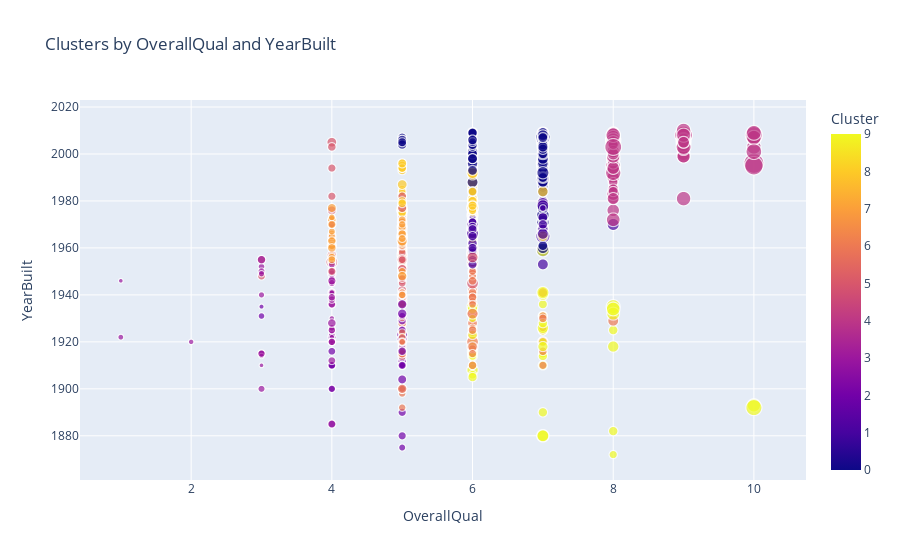

Notebook code cell kept with this figure:
### Code cell
fig = px.scatter(
    data,
    x="OverallQual",
    y="YearBuilt",
    color="Cluster",
    size="SalePrice",
    title="Clusters by OverallQual and YearBuilt"
)
fig.show()

### Figure 1 — Plotly figure (JSON) as saved in the notebook; plotly's stock layout.template omitted (floating-point values rounded to 4 significant figures; data arrays with more than 128 entries replaced by an {"elided": "..."} marker saying what was removed)
{"data": [{"hovertemplate": "OverallQual=%{x}<br>YearBuilt=%{y}<br>SalePrice=%{marker.size}<br>Cluster=%{marker.color}<extra></extra>", "legendgroup": "", "marker": {"color": {"elided": "1168 int values"}, "coloraxis": "coloraxis", "size": {"elided": "1168 int values"}, "sizemode": "area", "sizeref": 1862.0, "symbol": "circle"}, "mode": "markers", "name": "", "showlegend": false, "type": "scattergl", "x": {"elided": "1168 int values"}, "xaxis": "x", "y": {"elided": "1168 int values"}, "yaxis": "y"}], "layout": {"coloraxis": {"colorbar": {"title": {"text": "Cluster"}}, "colorscale": [[0, "#0d0887"], [0.1111, "#46039f"], [0.2222, "#7201a8"], [0.3333, "#9c179e"], [0.4444, "#bd3786"], [0.5556, "#d8576b"], [0.6667, "#ed7953"], [0.7778, "#fb9f3a"], [0.8889, "#fdca26"], [1, "#f0f921"]]}, "legend": {"itemsizing": "constant", "tracegroupgap": 0}, "title": {"text": "Clusters by OverallQual and YearBuilt"}, "xaxis": {"anchor": "y", "domain": [0, 1], "title": {"text": "OverallQual"}}, "yaxis": {"anchor": "x", "domain": [0, 1], "title": {"text": "YearBuilt"}}}}
